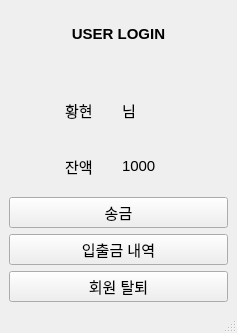
<?xml version="1.0" encoding="UTF-8"?>
<ui version="4.0">
 <class>UserMainWindow</class>
 <widget class="QMainWindow" name="UserMainWindow">
  <property name="geometry">
   <rect>
    <x>0</x>
    <y>0</y>
    <width>237</width>
    <height>333</height>
   </rect>
  </property>
  <property name="windowTitle">
   <string>MainWindow</string>
  </property>
  <widget class="QWidget" name="centralwidget">
   <layout class="QVBoxLayout" name="verticalLayout">
    <item>
     <layout class="QGridLayout" name="gridLayout">
      <item row="3" column="1">
       <widget class="QLabel" name="label_4">
        <property name="font">
         <font>
          <pointsize>11</pointsize>
         </font>
        </property>
        <property name="text">
         <string>잔액</string>
        </property>
       </widget>
      </item>
      <item row="2" column="1">
       <widget class="QLabel" name="label_2">
        <property name="font">
         <font>
          <pointsize>11</pointsize>
         </font>
        </property>
        <property name="text">
         <string>황현</string>
        </property>
       </widget>
      </item>
      <item row="3" column="2">
       <widget class="QLabel" name="label_5">
        <property name="font">
         <font>
          <pointsize>11</pointsize>
         </font>
        </property>
        <property name="text">
         <string>1000</string>
        </property>
       </widget>
      </item>
      <item row="4" column="0" colspan="4">
       <widget class="QPushButton" name="pushButton">
        <property name="font">
         <font>
          <pointsize>11</pointsize>
         </font>
        </property>
        <property name="text">
         <string>송금</string>
        </property>
       </widget>
      </item>
      <item row="5" column="0" colspan="4">
       <widget class="QPushButton" name="pushButton_2">
        <property name="font">
         <font>
          <pointsize>11</pointsize>
         </font>
        </property>
        <property name="text">
         <string>입출금 내역</string>
        </property>
       </widget>
      </item>
      <item row="6" column="0" colspan="4">
       <widget class="QPushButton" name="pushButton_3">
        <property name="font">
         <font>
          <pointsize>11</pointsize>
         </font>
        </property>
        <property name="text">
         <string>회원 탈퇴</string>
        </property>
       </widget>
      </item>
      <item row="1" column="0" colspan="4">
       <spacer name="horizontalSpacer">
        <property name="orientation">
         <enum>Qt::Orientation::Horizontal</enum>
        </property>
        <property name="sizeHint" stdset="0">
         <size>
          <width>40</width>
          <height>20</height>
         </size>
        </property>
       </spacer>
      </item>
      <item row="0" column="0" colspan="4">
       <widget class="QLabel" name="label">
        <property name="font">
         <font>
          <pointsize>11</pointsize>
          <bold>true</bold>
         </font>
        </property>
        <property name="text">
         <string>USER LOGIN</string>
        </property>
        <property name="alignment">
         <set>Qt::AlignmentFlag::AlignCenter</set>
        </property>
       </widget>
      </item>
      <item row="2" column="2">
       <widget class="QLabel" name="label_3">
        <property name="font">
         <font>
          <pointsize>11</pointsize>
         </font>
        </property>
        <property name="text">
         <string>님</string>
        </property>
       </widget>
      </item>
     </layout>
    </item>
   </layout>
  </widget>
  <widget class="QMenuBar" name="menubar">
   <property name="geometry">
    <rect>
     <x>0</x>
     <y>0</y>
     <width>237</width>
     <height>22</height>
    </rect>
   </property>
  </widget>
  <widget class="QStatusBar" name="statusbar"/>
 </widget>
 <resources/>
 <connections/>
</ui>
